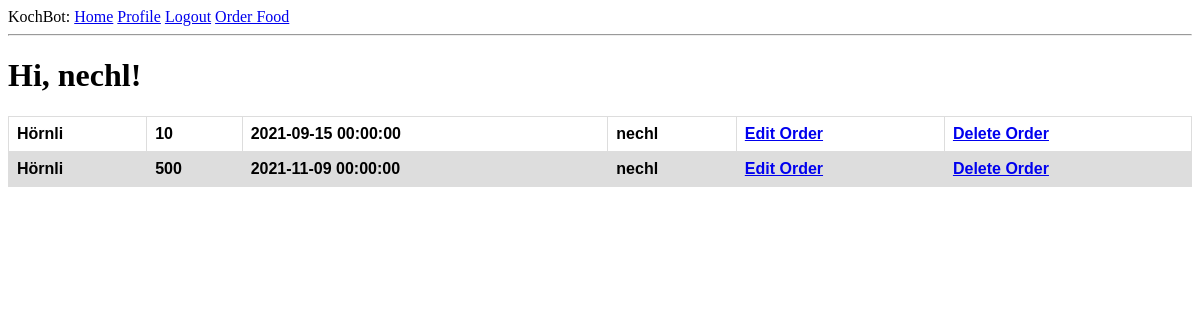
Before: /index (signed in) with the older database file.
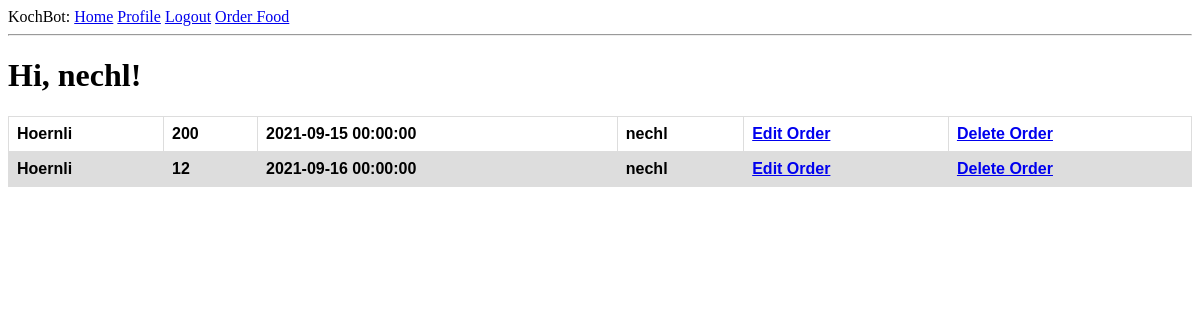
After: the same page with the newer database file.
### app/models.py (models this page shows, shortened)
class User(UserMixin, db.Model):
    id = db.Column(db.Integer, primary_key=True)
    username = db.Column(db.String(64), index=True, unique=True)
    email = db.Column(db.String(120), index=True, unique=True)
    password_hash = db.Column(db.String(128))
    orders = db.relationship('Order', backref='author', lazy='dynamic')

class Order(db.Model):
    id = db.Column(db.Integer, primary_key = True)
    food = db.Column(db.String(140))
    timestamp = db.Column(db.DateTime,  default=datetime.utcnow)
    amount = db.Column(db.Integer())
    finished_at = db.Column(db.DateTime, index = True)
    start_at = db.Column(db.DateTime)
    user_id = db.Column(db.Integer, db.ForeignKey('user.id'))

### app/routes.py (the view)
@app.route('/')
@app.route('/index')
@login_required
def index():
    orders = Order.query.order_by(Order.finished_at.asc()).all()
    return render_template('index.html', title='Home', orders=orders)

### app/models.py (called while the page is built)
@login.user_loader
def load_user(id):
    return User.query.get(int(id))

### app/templates/index.html
{% extends "base.html" %}
{% block content %}
    <h1>Hi, {{ current_user.username }}!</h1>
    <table id="orders">
        {% for order in orders %}
            {% include '_post.html' %}
        {% endfor %}
    </table>
{% endblock %}

### app/templates/base.html (shortened to what this page needs)
<html>
    <head>
        <link rel="stylesheet" href=" {{ url_for('static', filename='style/style.css') }}">
    </head>
    <body>
        <div>
            KochBot:
                <a href="{{ url_for('index') }}">Home</a>
                {% if current_user.is_anonymous %}
                <a href="{{ url_for('login') }}">Login</a>
                {% else %}
                <a href="{{ url_for('user', username=current_user.username) }}">Profile</a>
                <a href="{{ url_for('logout') }}">Logout</a>
                {% endif %}
                <a href="{{ url_for('order') }}">Order Food</a>
        </div>
        <hr>
        {% block content %}{% endblock %}
    </body>
</html>

### app/templates/_post.html
<tr id="orders">
    <th id="orders">{{ order.food }}</th>
    <th id="orders">{{ order.amount }}</th>
    <th id="orders">{{ order.finished_at }}</th>
    <th id="orders">{{ order.user_id }}</th>
    <th id="orders"><a href="{{ url_for('edit_order', id=order.id) }}">Edit Order</a></th>
    <th id="orders"><a href="{{ url_for('delete_order', id=order.id) }}">Delete Order</a></th>
</tr>

### app/static/style/style.css (style rules this page uses)
table#orders { font-family: Arial, sans-serif; font-style:normal; border-collapse: collapse; width: 100%; }
td#orders, th#orders { border: 1px solid #dddddd; text-align: left; padding: 8px; }
tr#orders:nth-child(even) { background-color: #dddddd; }

Changed rows visible on the page:
changed Order (number 1 of 2 on the later page): food "Hörnli" → "Hoernli"; amount "500" → "200"; finished_at "2021-11-09 00:00:00" → "2021-09-15 00:00:00"; moves up the list
changed Order (number 2 of 2 on the later page): food "Hörnli" → "Hoernli"; amount "10" → "12"; finished_at "2021-09-15 00:00:00" → "2021-09-16 00:00:00"
